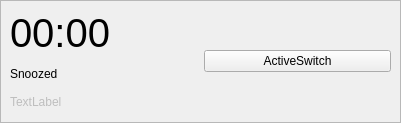
<?xml version="1.0" encoding="UTF-8"?>
<ui version="4.0">
 <class>AlarmWidget</class>
 <widget class="QWidget" name="AlarmWidget">
  <property name="geometry">
   <rect>
    <x>0</x>
    <y>0</y>
    <width>401</width>
    <height>123</height>
   </rect>
  </property>
  <property name="windowTitle">
   <string notr="true">Form</string>
  </property>
  <layout class="QVBoxLayout" name="verticalLayout">
   <property name="spacing">
    <number>0</number>
   </property>
   <property name="leftMargin">
    <number>0</number>
   </property>
   <property name="topMargin">
    <number>0</number>
   </property>
   <property name="rightMargin">
    <number>0</number>
   </property>
   <property name="bottomMargin">
    <number>0</number>
   </property>
   <item>
    <widget class="QFrame" name="frame">
     <property name="frameShape">
      <enum>QFrame::StyledPanel</enum>
     </property>
     <property name="frameShadow">
      <enum>QFrame::Raised</enum>
     </property>
     <layout class="QHBoxLayout" name="horizontalLayout">
      <item>
       <layout class="QVBoxLayout" name="verticalLayout_2">
        <item alignment="Qt::AlignLeft">
         <widget class="QLabel" name="timeLabel">
          <property name="sizePolicy">
           <sizepolicy hsizetype="Expanding" vsizetype="Preferred">
            <horstretch>0</horstretch>
            <verstretch>0</verstretch>
           </sizepolicy>
          </property>
          <property name="font">
           <font>
            <pointsize>30</pointsize>
           </font>
          </property>
          <property name="text">
           <string notr="true">00:00</string>
          </property>
         </widget>
        </item>
        <item alignment="Qt::AlignLeft">
         <widget class="QLabel" name="snoozeLabel">
          <property name="text">
           <string notr="true">Snoozed</string>
          </property>
         </widget>
        </item>
        <item alignment="Qt::AlignLeft">
         <widget class="QLabel" name="repeatsLabel">
          <property name="enabled">
           <bool>false</bool>
          </property>
          <property name="text">
           <string notr="true">TextLabel</string>
          </property>
         </widget>
        </item>
       </layout>
      </item>
      <item>
       <widget class="tSwitch" name="activeSwitch">
        <property name="text">
         <string notr="true">ActiveSwitch</string>
        </property>
       </widget>
      </item>
     </layout>
    </widget>
   </item>
  </layout>
 </widget>
 <customwidgets>
  <customwidget>
   <class>tSwitch</class>
   <extends>QPushButton</extends>
   <header location="global">tswitch.h</header>
  </customwidget>
 </customwidgets>
 <resources/>
 <connections/>
</ui>
